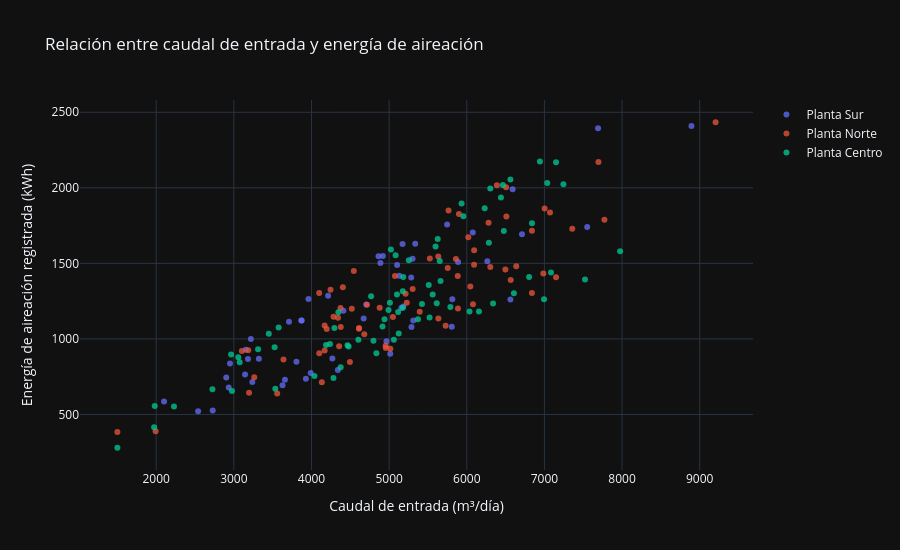

Notebook code for this chart:
### Code cell
fig_caudal_energia = px.scatter(
    df,
    x="caudal_entrada_m3_d",
    y="energia_aeracion_kWh",
    color="planta",
    opacity=0.75,
    title="Relación entre caudal de entrada y energía de aireación",
    labels={
        "caudal_entrada_m3_d": "Caudal de entrada (m³/día)",
        "energia_aeracion_kWh": "Energía de aireación registrada (kWh)",
        "planta": "Planta"
    },
    hover_data={
        "fecha_registro": True,
        "caudal_entrada_m3_d": ":.0f",
        "energia_aeracion_kWh": ":.1f"
    },
    template="plotly_dark"
)

fig_caudal_energia.update_layout(
    height=550,
    legend_title_text=""
)

fig_caudal_energia.show()
